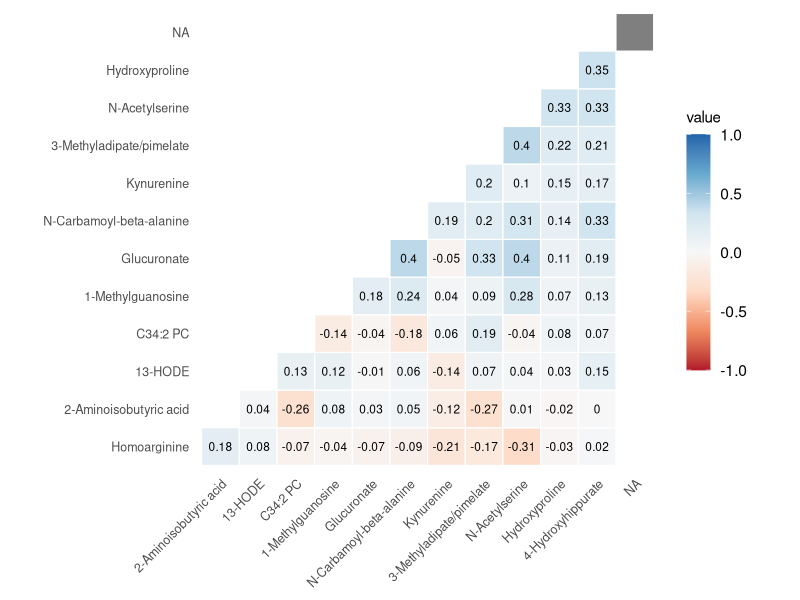

Recreate this plot in R.
library(ggplot2)
library(dplyr)

data = read.csv("data.csv", stringsAsFactors = FALSE)

# Define ordered variable list (matches original figure bottom-left to top-right)
var_levels = c(
  "Homoarginine", "2-Aminoisobutyric acid", "13-HODE", "C34:2 PC",
  "1-Methylguanosine", "Glucuronate", "N-Carbamoyl-beta-alanine",
  "Kynurenine", "3-Methyladipate/pimelate", "N-Acetylserine",
  "Hydroxyproline", "4-Hydroxyhippurate"
)

# Build a symmetric matrix in long format, then keep only upper triangle
all_pairs = bind_rows(
  data,
  data.frame(var1 = data$var2, var2 = data$var1, value = data$value)
)

all_pairs$var1 = factor(all_pairs$var1, levels = var_levels)
all_pairs$var2 = factor(all_pairs$var2, levels = var_levels)

# Keep only upper triangle (var2 index > var1 index)
upper = all_pairs[as.integer(all_pairs$var2) > as.integer(all_pairs$var1), ]

p = ggplot(upper, aes(x = var2, y = var1, fill = value)) +
  geom_tile(color = "white", linewidth = 0.4) +
  geom_text(aes(label = value), size = 3, color = "black") +
  scale_fill_distiller(
    palette = "RdBu", direction = 1,
    limits = c(-1, 1),
    name = "value"
  ) +
  scale_x_discrete(position = "bottom") +
  theme_minimal(base_size = 14) +
  theme(
    axis.text.x = element_text(angle = 45, hjust = 1, size = 9),
    axis.text.y = element_text(size = 9),
    axis.title = element_blank(),
    panel.grid = element_blank(),
    legend.title = element_text(size = 11),
    legend.key.height = unit(1.2, "cm")
  ) +
  coord_fixed()

ggsave("plot.png", p, width = 8, height = 7, dpi = 800)
